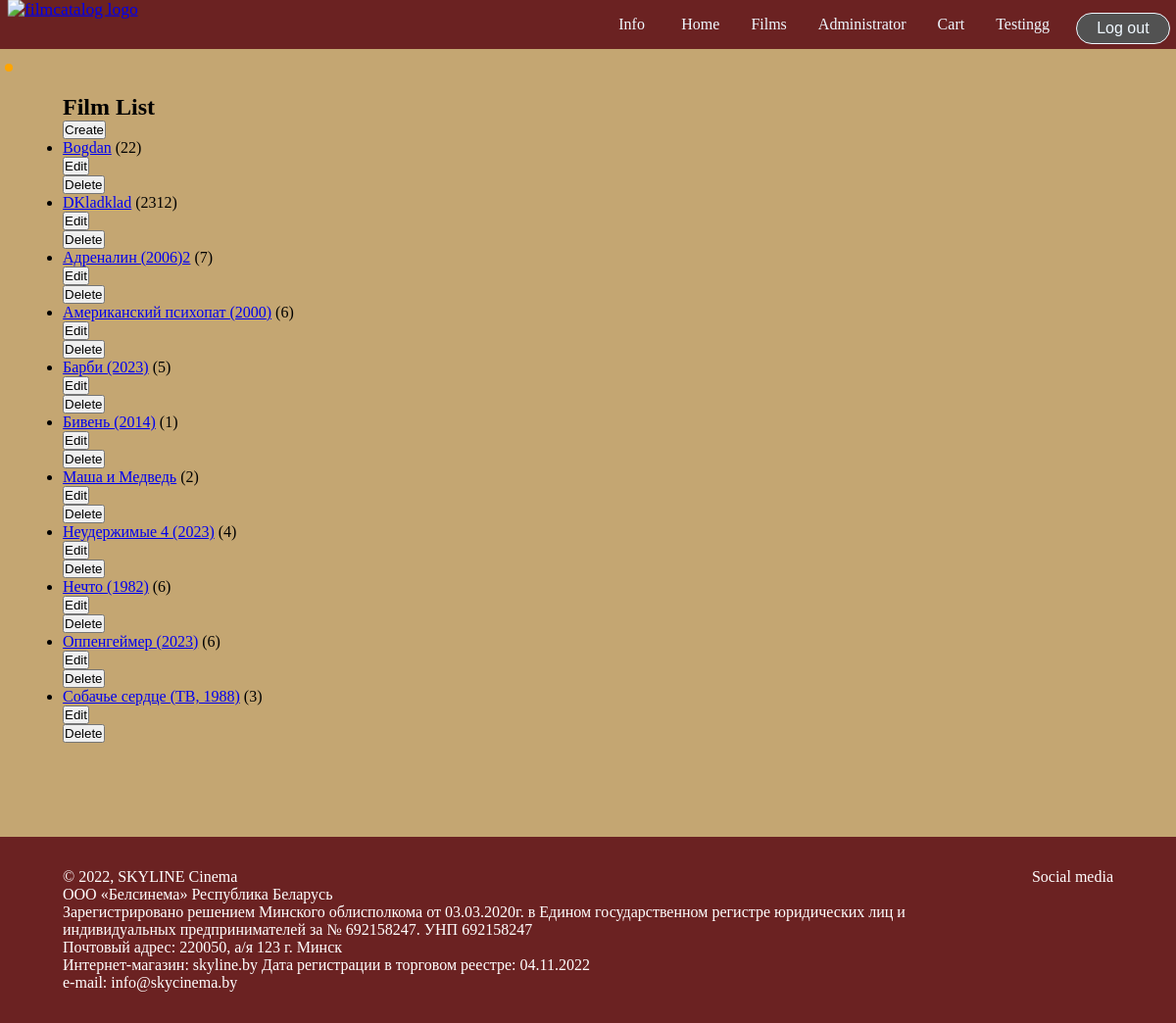
Page /administrator/ (signed in) on the committed database.
### filmcatalog/models.py (models this page shows, shortened)
class Film(models.Model):
    name = models.CharField(max_length=30, default="", blank=False)
    genre = models.ManyToManyField(Genre)
    author = models.ForeignKey(Author, on_delete=models.CASCADE)
    cost = models.PositiveIntegerField(default=0)
    duration = models.TimeField(default=time(1, 2, 3, 0))
    description = models.TextField(default="<blank>")
    photo = models.ImageField(upload_to="film_photos", blank=True, null=True)
    class Meta:
        ordering = ["name"]
    def get_absolute_url(self):
        return reverse('film_details', args=[str(self.id)])

### filmcatalog/views.py (the view)
# urls.py: path('administrator/', views.indexx, name='list_film'),
@user_passes_test(lambda user: user.groups.filter(name='Admin').exists())
def indexx(request):
    films = Film.objects.all()
    return render(request, "list_film.html", {"films": films})

### filmcatalog/templates/list_film.html (shortened to what this page needs)
{% extends "base.html" %}
{% block content %}
  <div class="product-list-page">
    <section class="header">
      <h1>Film List</h1>
    </section>
  <section class="product-list">
     {% if films %}
    <ul>
    <form action="{% url 'create_film'%}" method="get">
            <input type="submit" value="Create" class="create-button">
    </form>
      {% for film in films %}
      <li>
        <a href="{{ film.get_absolute_url }}">{{ film.name }}</a>
        ({{film.cost}})
        <div>
          <form action="{% url 'edit_film' film.id %}" method="get">
            <input type="submit" value="Edit">
          </form>
          <form action="{% url 'delete_film' film.id %}" method="get">
            <input type="submit" value="Delete">
          </form>
        </div>
      </li>
      {% endfor %}
    </ul>
    {% else %}
      <p>There are no films in the store.</p>
    {% endif %}
    </section>
  </div>
{% endblock %}

### filmcatalog/templates/base.html (shortened to what this page needs)
<!DOCTYPE html>
<html lang="en">
  <head>
  {% block head %}
    {% load static %}
    <link rel="stylesheet" href="{% static 'filmcatalog/css/styles.css' %}?v=6" type="text/css" >
    <link rel="stylesheet" href="{% static 'filmcatalog/fonts/fontawesome/css/all.min.css' %}">
    {% endblock %}
  </head>
  <body>
    <header>
      <nav>
        {% block sidebar %}
        <div class="nav-bar-logo">
            <a href="{% url 'index' %}"><img src="{% static 'filmcatalog/images/img_1.png' %}" alt="filmcatalog logo"></a>
        </div>
        <div class="nav-list">
            <div class="drop">
              <a href="#">Info</a>
            </div>
            <a href="{% url 'index' %}">Home</a>
            <a href="{% url 'film_list' %}">Films</a>
            {% for group in user.groups.all %}
              {% if group.name == 'Admin' %}
                <a href="{% url 'list_film' %}">Administrator</a>
              {% endif %}
            {% endfor %}
            {% for group in user.groups.all %}
              {% if group.name == 'Customer' %}
                <a href="{% url 'cart_detail' %}">Cart</a>
              {% endif %}
            {% endfor %}
            {% if user.is_authenticated %}
              <div class="user-label">
                <a href="{% url 'users_profile' %}"><p>{{ user.get_username }}</p></a>
              </div>
            {% endif %}
            {% if user.is_authenticated %}
              <button id="log-out-button" class="auth-btn">Log out</button>
            {% else %}
              <button id="sign-in-button" class="auth-btn">Sign in</button>
              <button id="sign-up-button" class="auth-btn">Sign up</button>
            {% endif %}
          {% endblock %}
        </div>
        </nav>
    </header>
    <div id="countdown" style="position: absolute; top: 65px; left: 5px; border: 0px solid #000; padding: 4px; background-color: orange; font-family: Arial, sans-serif; border-radius:10px;"></div>
    <main>
     <div class="content-wrapper">
      <div class="content">
          {% block content %}{% endblock %}
      </div>
    </div>
    </main>
    <footer class="footer">
      <section class="footer-contacts">
        <div class="social-media">
            <div class="social-text">
              <p>Social media</p>
            </div>
            <div class="social-icons">
              <a href="https://www.instagram.com/skyline_by/" target="_blank"><i class="fa-brands fa-instagram"></i></a>
              <a href="https://t.me/skyline_by/" target="_blank"><i class="fa-brands fa-telegram"></i></a>
              <a href="https://vk.com/skylineby" target="_blank"><i class="fa-brands fa-vk"></i></a>
              <a href="https://www.facebook.com/skylineby/" target="_blank"><i class="fa-brands fa-facebook"></i></a>
            </div>
          </div>
      </section>
      <section class="footer-policy">
								© 2022, SKYLINE Cinema<br>
								ООО «Белсинема» Республика Беларусь <br>
								Зарегистрировано решением Минского облисполкома от 03.03.2020г. в Едином государственном регистре юридических лиц и индивидуальных предпринимателей за № 692158247. УНП 692158247<br>
								Почтовый адрес: 220050, а/я 123 г. Минск<br>
                                Интернет-магазин: skyline.by Дата регистрации в торговом реестре: 04.11.2022<br>
                                e-mail: info@skycinema.by<br>
      </section>
    </footer>
</body>
</html>

### filmcatalog/static/filmcatalog/css/styles.css (style rules this page uses)
* { margin: 0; padding: 0; }
.content-wrapper { min-height: 100vh; display: flex; flex-direction: column; }
html { background-color: rgb(196, 166, 114); }
nav { display: flex; justify-content: space-between; background-color: rgb(107, 34, 34); position: fixed; top: 0; width: 100%; z-index: 10; }
.nav-list { display: flex; }
.drop { width: 4em; }
.nav-list a { display: block; padding: 1em; text-decoration: none; color:aliceblue; }
.nav-bar-logo a { padding: 0; }
.nav-bar-logo img { padding-left: 0.8em; width:11em; transition: transform 0.3s ease; }
.auth-btn { background-color: #525252; color: aliceblue; padding: 5px 20px; font-size: 16px; border: 1px solid aliceblue; border-radius: 50px; cursor: pointer; margin-top: 0.8em; margin-right: 0.4em; height: 2em; }
.content-wrapper>.content { margin: 6em 4em; flex-grow: 1; }
.user-label { display: flex; align-items: center; color: green; margin-right: 0.7em; }
.footer { display: block; background-color: rgb(107, 34, 34); color: #fff; padding: 2em 4em ; align-items: center; }
.footer-contacts { float: right; margin: 0 0 1em 1em; }
.social-text { margin-bottom: 0.5em; }
.social-icons a { color: white; }
.social-icons i { font-size: 1.4em; }

### rows in the picture
Film: name "Bogdan", cost "22"
Film: name "DKladklad", cost "2312"
Film: name "Адреналин (2006)2", cost "7"
Film: name "Американский психопат (2000)", cost "6"
Film: name "Барби (2023)", cost "5"
Film: name "Бивень (2014)", cost "1"
Film: name "Маша и Медведь", cost "2"
Film: name "Неудержимые 4 (2023)", cost "4"
Film: name "Нечто (1982)", cost "6"
Film: name "Оппенгеймер (2023)", cost "6"
Film: name "Собачье сердце (ТВ, 1988)", cost "3"

### other values in the picture
{{ user.get_username }} "Testingg"
